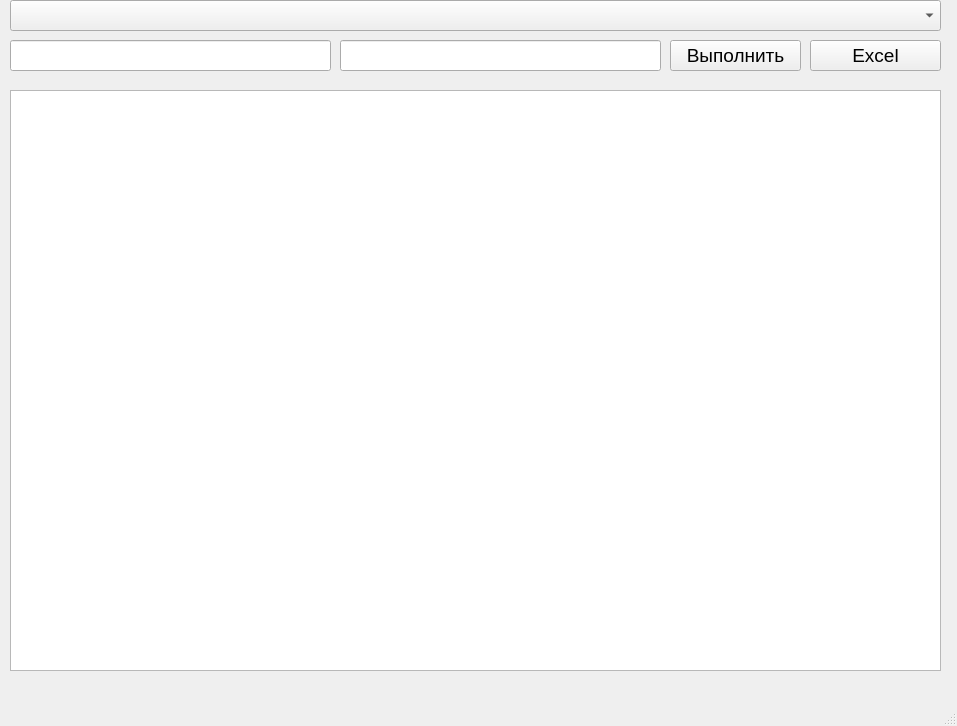
<?xml version="1.0" encoding="UTF-8"?>
<ui version="4.0">
 <class>MainWindow</class>
 <widget class="QMainWindow" name="MainWindow">
  <property name="geometry">
   <rect>
    <x>0</x>
    <y>0</y>
    <width>957</width>
    <height>726</height>
   </rect>
  </property>
  <property name="windowTitle">
   <string>Запросы</string>
  </property>
  <widget class="QWidget" name="centralwidget">
   <widget class="QTableWidget" name="table">
    <property name="geometry">
     <rect>
      <x>10</x>
      <y>90</y>
      <width>931</width>
      <height>581</height>
     </rect>
    </property>
    <attribute name="verticalHeaderVisible">
     <bool>false</bool>
    </attribute>
   </widget>
   <widget class="QComboBox" name="comboBox">
    <property name="geometry">
     <rect>
      <x>10</x>
      <y>0</y>
      <width>931</width>
      <height>31</height>
     </rect>
    </property>
    <property name="font">
     <font>
      <pointsize>10</pointsize>
     </font>
    </property>
   </widget>
   <widget class="QPushButton" name="executeButton">
    <property name="geometry">
     <rect>
      <x>670</x>
      <y>40</y>
      <width>131</width>
      <height>31</height>
     </rect>
    </property>
    <property name="font">
     <font>
      <pointsize>14</pointsize>
     </font>
    </property>
    <property name="text">
     <string>Выполнить</string>
    </property>
   </widget>
   <widget class="QPushButton" name="excelButton">
    <property name="geometry">
     <rect>
      <x>810</x>
      <y>40</y>
      <width>131</width>
      <height>31</height>
     </rect>
    </property>
    <property name="font">
     <font>
      <pointsize>14</pointsize>
     </font>
    </property>
    <property name="text">
     <string>Excel</string>
    </property>
   </widget>
   <widget class="QLineEdit" name="lineEdit1">
    <property name="geometry">
     <rect>
      <x>10</x>
      <y>40</y>
      <width>321</width>
      <height>31</height>
     </rect>
    </property>
    <property name="font">
     <font>
      <pointsize>10</pointsize>
     </font>
    </property>
   </widget>
   <widget class="QLineEdit" name="lineEdit2">
    <property name="geometry">
     <rect>
      <x>340</x>
      <y>40</y>
      <width>321</width>
      <height>31</height>
     </rect>
    </property>
    <property name="font">
     <font>
      <pointsize>10</pointsize>
     </font>
    </property>
   </widget>
  </widget>
  <widget class="QMenuBar" name="menubar">
   <property name="geometry">
    <rect>
     <x>0</x>
     <y>0</y>
     <width>957</width>
     <height>26</height>
    </rect>
   </property>
  </widget>
  <widget class="QStatusBar" name="statusbar"/>
 </widget>
 <resources/>
 <connections/>
</ui>
